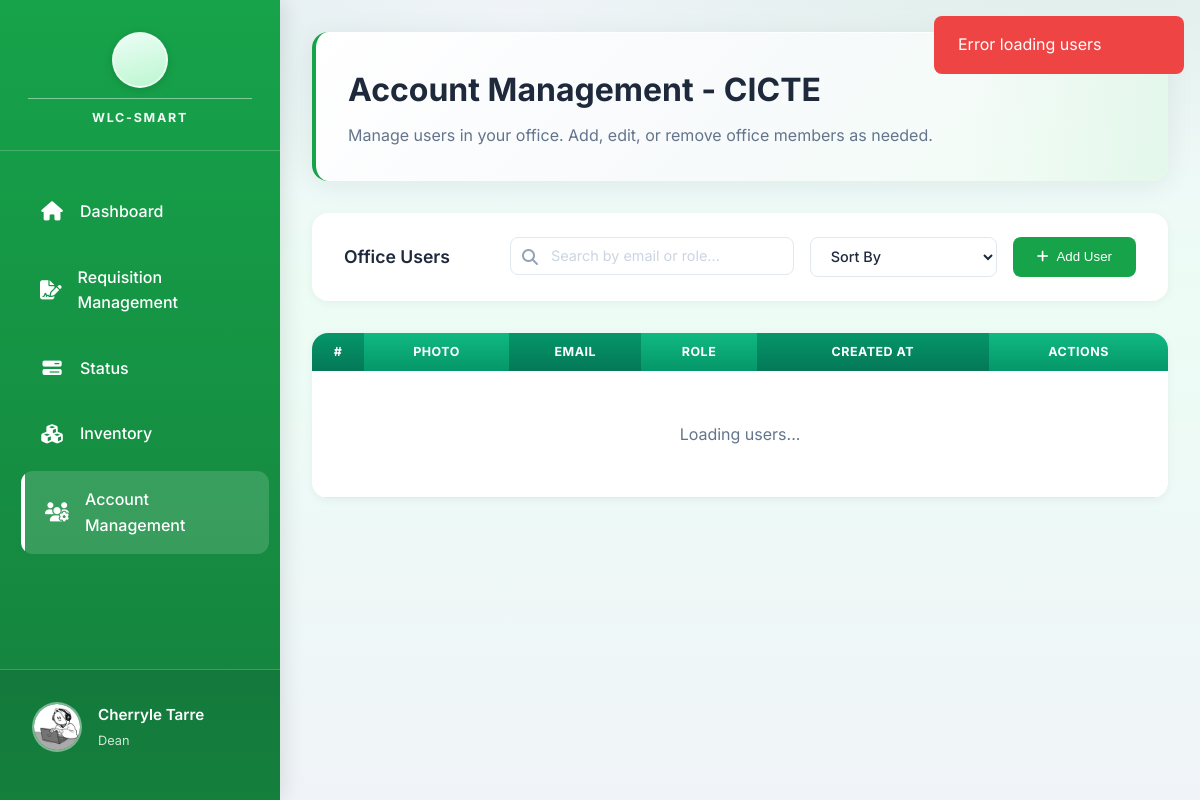
Screenshot of /public/pages/dean_account_management.php (signed in) with the database file from the repository.
### tables this page shows
CREATE TABLE `user` (
  `user_id` int(11) NOT NULL,
  `Email` varchar(191) NOT NULL COMMENT 'Login email (kept as Email for backward compatibility)',
  `password` varchar(255) NOT NULL COMMENT 'Store hashed password (bcrypt/argon2)',
  `role` enum('Inventory Manager','Dean','Laboratory Manager','Comptroller','President','Employee','User','GSD officer') NOT NULL DEFAULT 'User',
  `failed_attempts` tinyint(3) UNSIGNED NOT NULL DEFAULT 0 COMMENT 'Failed login counter',
  `lock_time` datetime DEFAULT NULL COMMENT 'When account lock was triggered',
  `created_at` datetime NOT NULL DEFAULT current_timestamp() COMMENT 'Record creation timestamp',
  `updated_at` datetime NOT NULL DEFAULT current_timestamp() ON UPDATE current_timestamp() COMMENT 'Last profile/account update',
  `deleted_at` datetime DEFAULT NULL COMMENT 'Soft-delete timestamp',
  `office_id` int(11) DEFAULT NULL,
  `photo_url` varchar(500) DEFAULT NULL COMMENT 'Profile photo URL/path',
  `full_name` varchar(150) DEFAULT NULL COMMENT 'User full name for profile/UI',
  `contact_number` varchar(20) DEFAULT NULL COMMENT 'Mobile/telephone number',
  `has_consented` tinyint(1) NOT NULL DEFAULT 0 COMMENT 'Accepted Privacy Notice + T&C',
  `consent_version` varchar(10) DEFAULT NULL COMMENT 'Policy version accepted (e.g., 2026-01)',
  `consent_date` datetime DEFAULT NULL COMMENT 'When consent was given',
  `last_login` datetime DEFAULT NULL COMMENT 'Most recent successful login',
  `account_status` enum('active','disabled','locked') NOT NULL DEFAULT 'active' COMMENT 'Account lifecycle state',
  `password_updated_at` datetime DEFAULT NULL COMMENT 'Last password change date',
  `remember_token` varchar(255) DEFAULT NULL COMMENT 'Persistent-login/session token hash'
);

CREATE TABLE `offices` (
  `office_id` int(11) NOT NULL,
  `office_name` varchar(100) NOT NULL,
  `type` enum('academic','administrative','executive') NOT NULL DEFAULT 'administrative',
  `photo_url` varchar(255) DEFAULT NULL,
  `default_lab_manager_user_id` int(11) DEFAULT NULL
);

### public/pages/dean_account_management.php (the view, shortened to what this page needs)
<?php
$db = Database::connect();
$stmt = $db->prepare("SELECT * FROM user WHERE user_id = ?");
$stmt->execute([$_SESSION['user_id']]);
$currentUser = $stmt->fetch(PDO::FETCH_ASSOC);
$deanOfficeId = $currentUser['office_id'];
$stmt = $db->prepare("SELECT `office_name` FROM offices WHERE office_id = ?");
$stmt->execute([$deanOfficeId]);
$dept = $stmt->fetch(PDO::FETCH_ASSOC);
$deptName = $dept['office_name'] ?? 'Unknown Office';
$initials = strtoupper(substr($currentUser['Email'], 0, 1));
?>
<!DOCTYPE html>
<html lang="en">
<head>
<link rel="stylesheet" href="../assets/css/dashboard.css">
<link rel="stylesheet" href="../assets/css/dean_account_management.css">
<link rel="stylesheet" href="../assets/css/loading.css">
<link rel="stylesheet" href="https://cdnjs.cloudflare.com/ajax/libs/font-awesome/6.5.0/css/all.min.css">
</head>
<body>
<aside class="sidebar" id="sidebar">
    <?php require __DIR__ . '/partials/sidebar_brand_header.php'; ?>
    <nav>
        <ul class="sidebar-nav">
            <li><a href="dean_dashboard.php"><i class="fas fa-home"></i> <span>Dashboard</span></a></li>
            <li><a href="dean_requisition_management.php"><i class="fas fa-file-signature"></i> <span>Requisition Management</span></a></li>
            <li><a href="dean_requisition_status.php"><i class="fas fa-bars-progress"></i> <span>Status</span></a></li>
            <li><a href="dean_inventory.php"><i class="fas fa-cubes"></i> <span>Inventory</span></a></li>
            <li><a href="dean_account_management.php" class="active"><i class="fas fa-users-cog"></i> <span>Account Management</span></a></li>
        </ul>
    </nav>
    <div class="sidebar-footer">
        <div class="user-profile">
            <div class="user-avatar">
                <?php if (!empty($currentUser['photo_url'])): ?>
                    <img src="../<?php echo htmlspecialchars($currentUser['photo_url']); ?>" alt="Profile Photo" class="user-avatar-img">
                <?php else: ?>
                    <div class="user-avatar-initials"><?php echo $initials; ?></div>
                <?php endif; ?>
            </div>
            <div class="user-details">
                <h4><?php echo htmlspecialchars((string)($currentUser['full_name'] ?? '') !== '' ? (string)$currentUser['full_name'] : explode('@', (string)$currentUser['Email'])[0]); ?></h4>
                <p><?php echo htmlspecialchars($currentUser['role']); ?></p>
            </div>
        </div>
    </div>
</aside>
<main class="main-content dean-account-management-container">
    <div class="page-header">
        <h1>Account Management - <?php echo htmlspecialchars($deptName); ?></h1>
        <p>Manage users in your office. Add, edit, or remove office members as needed.</p>
    </div>
    <div class="filter-section">
        <h3>Office Users</h3>
        <div class="filter-controls">
            <div class="search-container">
                <input type="text" id="searchInput" placeholder="Search by email or role..." class="search-input">
            </div>
            <select id="sortDropdown" class="sort-dropdown">
                <option value="">Sort By</option>
            </select>
            <button class="btn-filter" id="addUserBtn"><i class="fas fa-plus"></i> Add User</button>
        </div>
    </div>
    <div class="table-container">
        <div class="table-wrapper">
            <table>
                <thead>
                    <tr>
                        <th>#</th>
                        <th>Photo</th>
                        <th>Email</th>
                        <th>Role</th>
                        <th>Created At</th>
                        <th>Actions</th>
                    </tr>
                </thead>
                <tbody id="usersTableBody">
                    <tr>
                        <td colspan="6" style="text-align:center;padding:50px;color:#64748b;">Loading users...</td>
                    </tr>
                </tbody>
            </table>
        </div>
    </div>
    <div id="toastContainer" class="toast-container"></div>
</main>
</body>
</html>

### public/assets/css/dean_account_management.css (style rules this page uses)
.dean-account-management-container { animation: fadeIn 0.5s ease; }
.filter-section { background: white; padding: 1.5rem 2rem; border-radius: 16px; box-shadow: 0 2px 10px rgba(0, 0, 0, 0.05); margin-bottom: 2rem; display: flex; align-items: center; justify-content: space-between; flex-wrap: wrap; gap: 1rem; animation: slideDown 0.5s ease; }
.filter-section h3 { margin: 0; font-size: 1.1rem; color: #1e293b; font-weight: 600; min-width: 150px; }
.filter-controls { display: flex; gap: 1rem; flex-wrap: wrap; flex: 1; justify-content: flex-end; flex-direction: row; }
.filter-controls button { padding: 0.6rem 1.5rem; background: #16a34a; color: white; border: none; border-radius: 8px; cursor: pointer; font-weight: 500; transition: all 0.3s ease; display: flex; align-items: center; gap: 0.5rem; }
.search-container { position: relative; flex: 1; min-width: 250px; max-width: 350px; }
.search-input { width: 100%; padding: 0.6rem 0.75rem 0.6rem 2.5rem; border: 1px solid #e2e8f0; border-radius: 8px; font-size: 0.9rem; transition: all 0.3s ease; font-family: inherit; }
.search-input::placeholder { color: #cbd5e1; }
.sort-dropdown { padding: 0.6rem 1rem; border: 1px solid #e2e8f0; border-radius: 8px; background-color: white; color: #1e293b; cursor: pointer; font-weight: 500; font-size: 0.9rem; transition: all 0.3s ease; font-family: inherit; }
.sort-dropdown option { padding: 0.5rem; }
.table-container { animation: fadeInUp 0.6s ease; }
.table-wrapper { background: white; border-radius: 12px; overflow: hidden; box-shadow: 0 2px 10px rgba(0, 0, 0, 0.05); }
.table-wrapper table { width: 100%; border-collapse: collapse; }
.table-wrapper thead th { font-weight: 700; font-size: 0.82rem; }
.table-wrapper td { padding: 1rem 1.2rem; border-bottom: 1px solid #e2e8f0; color: #334155; text-align: center; }
.table-wrapper tbody tr { transition: background-color 0.3s ease; }
.toast-container { position: fixed; top: 1rem; right: 1rem; z-index: 2000; }

### rows the page displays
user: photo_url (picture), full_name "Cherryle Tarre", role "Dean"
offices: office_name "CICTE"
